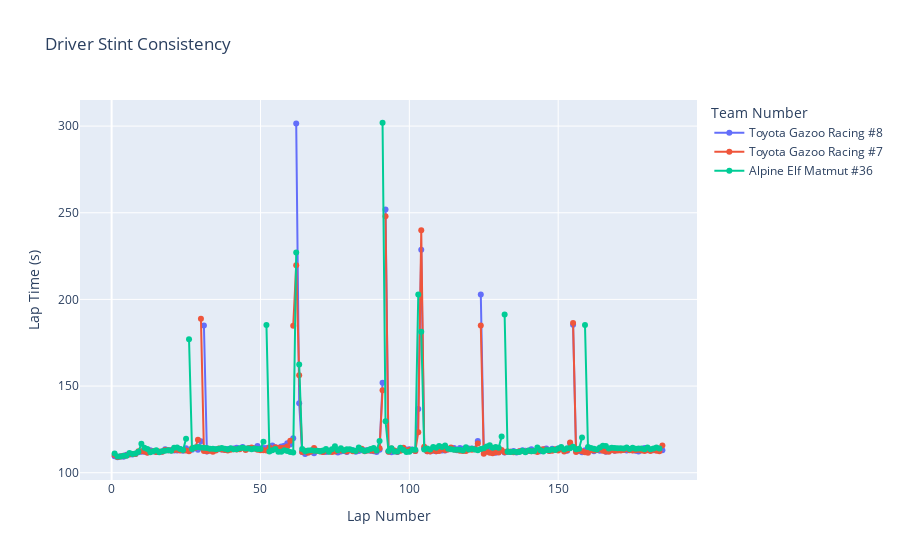

The notebook cell this image was saved under:
### Markdown cell above
## Driver Stint Consistency

### Code cell
fig = px.line(Bahrain_6,
    x="lap_number",
    y="lap_time_s",
    title="Driver Stint Consistency",
    color="team_no",          
    line_group="driver_stint", 
    markers=True,
    labels={                  
        "lap_number": "Lap Number",
        "lap_time_s": "Lap Time (s)",
        "driver_stint": "Driver Stint",
        "team_no": "Team Number"
    }
)

fig.update_layout(
    xaxis_title="Lap Number",
    yaxis_title="Lap Time (s)",
    legend_title="Team Number"
)

fig.show()

### Figure 1 — Plotly figure (JSON) as saved in the notebook; plotly's stock layout.template omitted (floating-point values rounded to 4 significant figures)
{"data": [{"hovertemplate": "Team Number=Toyota Gazoo Racing #8<br>Driver Stint=Sébastien BUEMI Stint #1<br>Lap Number=%{x}<br>Lap Time (s)=%{y}<extra></extra>", "legendgroup": "Toyota Gazoo Racing #8", "line": {"color": "#636efa", "dash": "solid"}, "marker": {"symbol": "circle"}, "mode": "lines+markers", "name": "Toyota Gazoo Racing #8", "orientation": "v", "showlegend": true, "type": "scatter", "x": [1, 2, 3, 4, 5, 6, 7, 8, 9, 10, 11, 12, 13, 14, 15, 16, 17, 18, 19, 20, 21, 22, 23, 24, 25, 26, 27, 28, 29, 30], "xaxis": "x", "y": [109.5, 108.9, 109.5, 109.3, 110.3, 110.5, 110.6, 110.9, 111.8, 112.1, 112.1, 111.8, 113.0, 112.4, 111.9, 111.9, 112.2, 113.5, 112.9, 113.1, 112.8, 112.8, 113.7, 112.6, 114.2, 113.0, 113.2, 114.4, 113.2, 118.2], "yaxis": "y"}, {"hovertemplate": "Team Number=Toyota Gazoo Racing #8<br>Driver Stint=Brendon HARTLEY Stint #1<br>Lap Number=%{x}<br>Lap Time (s)=%{y}<extra></extra>", "legendgroup": "Toyota Gazoo Racing #8", "line": {"color": "#636efa", "dash": "solid"}, "marker": {"symbol": "circle"}, "mode": "lines+markers", "name": "Toyota Gazoo Racing #8", "orientation": "v", "showlegend": false, "type": "scatter", "x": [31, 32, 33, 34, 35, 36, 37, 38, 39, 40, 41, 42, 43, 44, 45, 46, 47, 48, 49, 50, 51, 52, 53, 54, 55, 56, 57, 58, 59, 60, 61], "xaxis": "x", "y": [185.0, 112.2, 113.0, 112.8, 113.5, 113.6, 113.4, 113.2, 113.8, 113.8, 114.0, 114.5, 113.8, 114.8, 113.7, 114.1, 114.3, 114.0, 115.5, 113.9, 114.3, 114.2, 114.7, 115.7, 114.7, 114.2, 115.1, 115.6, 117.0, 116.3, 119.9], "yaxis": "y"}, {"hovertemplate": "Team Number=Toyota Gazoo Racing #8<br>Driver Stint=Kazuki NAKAJIMA Stint #1<br>Lap Number=%{x}<br>Lap Time (s)=%{y}<extra></extra>", "legendgroup": "Toyota Gazoo Racing #8", "line": {"color": "#636efa", "dash": "solid"}, "marker": {"symbol": "circle"}, "mode": "lines+markers", "name": "Toyota Gazoo Racing #8", "orientation": "v", "showlegend": false, "type": "scatter", "x": [62, 63, 64, 65, 66, 67, 68, 69, 70, 71, 72, 73, 74, 75, 76, 77, 78, 79, 80, 81, 82, 83, 84, 85, 86, 87, 88, 89, 90, 91], "xaxis": "x", "y": [301.5, 140.1, 111.9, 110.9, 112.2, 112.1, 111.3, 112.7, 112.5, 112, 112.0, 112.7, 112.3, 112.5, 111.7, 112.2, 112.5, 112.0, 113.1, 112.9, 112.1, 112.5, 113.0, 112.9, 113.0, 112.6, 112.4, 112.0, 113.2, 151.9], "yaxis": "y"}, {"hovertemplate": "Team Number=Toyota Gazoo Racing #8<br>Driver Stint=Sébastien BUEMI Stint #2<br>Lap Number=%{x}<br>Lap Time (s)=%{y}<extra></extra>", "legendgroup": "Toyota Gazoo Racing #8", "line": {"color": "#636efa", "dash": "solid"}, "marker": {"symbol": "circle"}, "mode": "lines+markers", "name": "Toyota Gazoo Racing #8", "orientation": "v", "showlegend": false, "type": "scatter", "x": [92, 93, 94, 95, 96, 97, 98, 99, 100, 101, 102, 103, 104, 105, 106, 107, 108, 109, 110, 111, 112, 113, 114, 115, 116, 117, 118, 119, 120, 121, 122, 123], "xaxis": "x", "y": [251.9, 112.2, 111.9, 112.3, 112.0, 114.1, 113.5, 113.5, 113.5, 113.4, 112.5, 136.7, 228.7, 114.0, 112.4, 112.4, 112.7, 112.4, 113.1, 112.8, 112.8, 113.5, 113.8, 114.3, 113.0, 114.3, 113.8, 113.6, 114.0, 114.0, 113.9, 118.3], "yaxis": "y"}, {"hovertemplate": "Team Number=Toyota Gazoo Racing #8<br>Driver Stint=Brendon HARTLEY Stint #2<br>Lap Number=%{x}<br>Lap Time (s)=%{y}<extra></extra>", "legendgroup": "Toyota Gazoo Racing #8", "line": {"color": "#636efa", "dash": "solid"}, "marker": {"symbol": "circle"}, "mode": "lines+markers", "name": "Toyota Gazoo Racing #8", "orientation": "v", "showlegend": false, "type": "scatter", "x": [124, 125, 126, 127, 128, 129, 130, 131, 132, 133, 134, 135, 136, 137, 138, 139, 140, 141, 142, 143, 144, 145, 146, 147, 148, 149, 150, 151, 152, 153, 154], "xaxis": "x", "y": [202.8, 112.5, 113.3, 113.3, 112.9, 111.6, 112.5, 112.6, 111.7, 111.9, 112.2, 112.6, 111.7, 112.3, 112.9, 112.7, 112.5, 113.5, 112.6, 112.4, 112.4, 113.4, 114.0, 112.7, 113.8, 113.3, 113.9, 113.8, 113.0, 112.7, 116.9], "yaxis": "y"}, {"hovertemplate": "Team Number=Toyota Gazoo Racing #8<br>Driver Stint=Kazuki NAKAJIMA Stint #2<br>Lap Number=%{x}<br>Lap Time (s)=%{y}<extra></extra>", "legendgroup": "Toyota Gazoo Racing #8", "line": {"color": "#636efa", "dash": "solid"}, "marker": {"symbol": "circle"}, "mode": "lines+markers", "name": "Toyota Gazoo Racing #8", "orientation": "v", "showlegend": false, "type": "scatter", "x": [155, 156, 157, 158, 159, 160, 161, 162, 163, 164, 165, 166, 167, 168, 169, 170, 171, 172, 173, 174, 175, 176, 177, 178, 179, 180, 181, 182, 183, 184, 185], "xaxis": "x", "y": [185.4, 112.7, 112.6, 111.9, 113.0, 113.1, 113.3, 112.3, 113.2, 112.7, 113.0, 112.2, 113.5, 114.3, 112.7, 113.7, 113.4, 113.5, 112.8, 113.4, 112.9, 112.7, 112.3, 113.0, 114.2, 113.0, 113.0, 112.9, 113.8, 113.9, 113.0], "yaxis": "y"}, {"hovertemplate": "Team Number=Toyota Gazoo Racing #7<br>Driver Stint=Mike CONWAY Stint #1<br>Lap Number=%{x}<br>Lap Time (s)=%{y}<extra></extra>", "legendgroup": "Toyota Gazoo Racing #7", "line": {"color": "#EF553B", "dash": "solid"}, "marker": {"symbol": "circle"}, "mode": "lines+markers", "name": "Toyota Gazoo Racing #7", "orientation": "v", "showlegend": true, "type": "scatter", "x": [1, 2, 3, 4, 5, 6, 7, 8, 9, 10, 11, 12, 13, 14, 15, 16, 17, 18, 19, 20, 21, 22, 23, 24, 25, 26, 27, 28, 29], "xaxis": "x", "y": [110.2, 109.1, 109.4, 109.7, 110.0, 110.6, 110.7, 110.7, 112.4, 112.3, 112.2, 111.5, 112.2, 112.5, 112.0, 112.2, 112.1, 113.1, 113.0, 112.8, 113.1, 113.2, 112.8, 112.9, 112.8, 112.4, 114.1, 114.3, 119.0], "yaxis": "y"}, {"hovertemplate": "Team Number=Toyota Gazoo Racing #7<br>Driver Stint=Mike CONWAY Stint #2<br>Lap Number=%{x}<br>Lap Time (s)=%{y}<extra></extra>", "legendgroup": "Toyota Gazoo Racing #7", "line": {"color": "#EF553B", "dash": "solid"}, "marker": {"symbol": "circle"}, "mode": "lines+markers", "name": "Toyota Gazoo Racing #7", "orientation": "v", "showlegend": false, "type": "scatter", "x": [30, 31, 32, 33, 34, 35, 36, 37, 38, 39, 40, 41, 42, 43, 44, 45, 46, 47, 48, 49, 50, 51, 52, 53, 54, 55, 56, 57, 58, 59, 60], "xaxis": "x", "y": [188.8, 112.6, 112.5, 112.7, 112.0, 112.8, 114.0, 113.4, 113.0, 112.8, 113.3, 113.5, 113.3, 113.5, 114.3, 113.2, 114.2, 114.6, 114.0, 113.3, 113.0, 113.0, 112.8, 114.5, 113.6, 114.7, 114.4, 114.3, 114.4, 115.1, 118.4], "yaxis": "y"}, {"hovertemplate": "Team Number=Toyota Gazoo Racing #7<br>Driver Stint=Jose Maria LOPEZ Stint #1<br>Lap Number=%{x}<br>Lap Time (s)=%{y}<extra></extra>", "legendgroup": "Toyota Gazoo Racing #7", "line": {"color": "#EF553B", "dash": "solid"}, "marker": {"symbol": "circle"}, "mode": "lines+markers", "name": "Toyota Gazoo Racing #7", "orientation": "v", "showlegend": false, "type": "scatter", "x": [61, 62, 63, 64, 65, 66, 67, 68, 69, 70, 71, 72, 73, 74, 75, 76, 77, 78, 79, 80, 81, 82, 83, 84, 85, 86, 87, 88, 89, 90, 91], "xaxis": "x", "y": [184.9, 219.8, 156.2, 112.0, 112.6, 111.6, 112.2, 114.3, 112.6, 112.3, 111.9, 112.8, 112.3, 112.0, 112.3, 112.9, 112.9, 113.0, 112.2, 113.1, 112.3, 112.5, 113.4, 113.8, 112.5, 112.8, 112.8, 112.7, 112.9, 114.2, 147.6], "yaxis": "y"}, {"hovertemplate": "Team Number=Toyota Gazoo Racing #7<br>Driver Stint=Jose Maria LOPEZ Stint #2<br>Lap Number=%{x}<br>Lap Time (s)=%{y}<extra></extra>", "legendgroup": "Toyota Gazoo Racing #7", "line": {"color": "#EF553B", "dash": "solid"}, "marker": {"symbol": "circle"}, "mode": "lines+markers", "name": "Toyota Gazoo Racing #7", "orientation": "v", "showlegend": false, "type": "scatter", "x": [92, 93, 94, 95, 96, 97, 98, 99, 100, 101, 102, 103, 104, 105, 106, 107, 108, 109, 110, 111, 112, 113, 114, 115, 116, 117, 118, 119, 120, 121, 122, 123], "xaxis": "x", "y": [248.0, 112.0, 113.9, 112.9, 112.2, 112.7, 114.3, 112.7, 113.2, 113.2, 112.6, 123.4, 239.9, 114.9, 112.4, 112.3, 113.0, 112.4, 112.5, 113.6, 112.9, 113.4, 114.6, 113.4, 113.1, 112.6, 112.6, 112.5, 113.4, 113.2, 113.6, 116.9], "yaxis": "y"}, {"hovertemplate": "Team Number=Toyota Gazoo Racing #7<br>Driver Stint=Kamui KOBAYASHI Stint #1<br>Lap Number=%{x}<br>Lap Time (s)=%{y}<extra></extra>", "legendgroup": "Toyota Gazoo Racing #7", "line": {"color": "#EF553B", "dash": "solid"}, "marker": {"symbol": "circle"}, "mode": "lines+markers", "name": "Toyota Gazoo Racing #7", "orientation": "v", "showlegend": false, "type": "scatter", "x": [124, 125, 126, 127, 128, 129, 130, 131, 132, 133, 134, 135, 136, 137, 138, 139, 140, 141, 142, 143, 144, 145, 146, 147, 148, 149, 150, 151, 152, 153, 154], "xaxis": "x", "y": [185, 111.0, 112.1, 111.5, 111.2, 111.8, 111.7, 113.1, 111.8, 112.3, 112.0, 111.9, 112.0, 112.5, 112.6, 112.1, 112.7, 112.4, 112.3, 112.0, 113.4, 113.5, 113.3, 112.5, 112.6, 113.6, 112.8, 113.8, 112.3, 113.0, 117.5], "yaxis": "y"}, {"hovertemplate": "Team Number=Toyota Gazoo Racing #7<br>Driver Stint=Kamui KOBAYASHI Stint #2<br>Lap Number=%{x}<br>Lap Time (s)=%{y}<extra></extra>", "legendgroup": "Toyota Gazoo Racing #7", "line": {"color": "#EF553B", "dash": "solid"}, "marker": {"symbol": "circle"}, "mode": "lines+markers", "name": "Toyota Gazoo Racing #7", "orientation": "v", "showlegend": false, "type": "scatter", "x": [155, 156, 157, 158, 159, 160, 161, 162, 163, 164, 165, 166, 167, 168, 169, 170, 171, 172, 173, 174, 175, 176, 177, 178, 179, 180, 181, 182, 183, 184, 185], "xaxis": "x", "y": [186.4, 111.9, 112.9, 112.4, 111.7, 111.5, 113.0, 112.8, 113.0, 113.7, 112.7, 112.3, 112.0, 113.1, 112.7, 112.8, 112.8, 113.1, 113.9, 113.0, 112.8, 112.9, 113.2, 112.8, 112.6, 113.2, 112.6, 113.2, 112.7, 112.4, 115.7], "yaxis": "y"}, {"hovertemplate": "Team Number=Alpine Elf Matmut #36<br>Driver Stint=Matthieu VAXIVIERE Stint #1<br>Lap Number=%{x}<br>Lap Time (s)=%{y}<extra></extra>", "legendgroup": "Alpine Elf Matmut #36", "line": {"color": "#00cc96", "dash": "solid"}, "marker": {"symbol": "circle"}, "mode": "lines+markers", "name": "Alpine Elf Matmut #36", "orientation": "v", "showlegend": true, "type": "scatter", "x": [1, 2, 3, 4, 5, 6, 7, 8, 9, 10, 11, 12, 13, 14, 15, 16, 17, 18, 19, 20, 21, 22, 23, 24, 25], "xaxis": "x", "y": [111.0, 109.3, 109.3, 109.7, 109.8, 111.4, 110.8, 111.1, 112.1, 116.7, 114.4, 113.7, 111.8, 112.3, 113.0, 111.8, 112.4, 112.6, 113.0, 112.7, 114.5, 114.5, 113.7, 113.0, 119.6], "yaxis": "y"}, {"hovertemplate": "Team Number=Alpine Elf Matmut #36<br>Driver Stint=Nicolas LAPIERRE Stint #1<br>Lap Number=%{x}<br>Lap Time (s)=%{y}<extra></extra>", "legendgroup": "Alpine Elf Matmut #36", "line": {"color": "#00cc96", "dash": "solid"}, "marker": {"symbol": "circle"}, "mode": "lines+markers", "name": "Alpine Elf Matmut #36", "orientation": "v", "showlegend": false, "type": "scatter", "x": [26, 27, 28, 29, 30, 31, 32, 33, 34, 35, 36, 37, 38, 39, 40, 41, 42, 43, 44, 45, 46, 47, 48, 49, 50, 51], "xaxis": "x", "y": [177.0, 113.6, 114.6, 114.8, 114.5, 114.4, 114.3, 113.8, 113.9, 113.6, 113.8, 114.3, 113.8, 113.4, 114.1, 113.6, 113.5, 114.1, 114.4, 114.0, 113.9, 113.5, 114.0, 113.7, 113.7, 117.9], "yaxis": "y"}, {"hovertemplate": "Team Number=Alpine Elf Matmut #36<br>Driver Stint=André NEGRÃO Stint #1<br>Lap Number=%{x}<br>Lap Time (s)=%{y}<extra></extra>", "legendgroup": "Alpine Elf Matmut #36", "line": {"color": "#00cc96", "dash": "solid"}, "marker": {"symbol": "circle"}, "mode": "lines+markers", "name": "Alpine Elf Matmut #36", "orientation": "v", "showlegend": false, "type": "scatter", "x": [52, 53, 54, 55, 56, 57, 58, 59, 60, 61, 62], "xaxis": "x", "y": [185.2, 112.3, 112.9, 113.6, 112.2, 112.1, 112.9, 112.6, 111.9, 111.7, 227.0], "yaxis": "y"}, {"hovertemplate": "Team Number=Alpine Elf Matmut #36<br>Driver Stint=André NEGRÃO Stint #2<br>Lap Number=%{x}<br>Lap Time (s)=%{y}<extra></extra>", "legendgroup": "Alpine Elf Matmut #36", "line": {"color": "#00cc96", "dash": "solid"}, "marker": {"symbol": "circle"}, "mode": "lines+markers", "name": "Alpine Elf Matmut #36", "orientation": "v", "showlegend": false, "type": "scatter", "x": [63, 64, 65, 66, 67, 68, 69, 70, 71, 72, 73, 74, 75, 76, 77, 78, 79, 80, 81, 82, 83, 84, 85, 86, 87, 88, 89, 90], "xaxis": "x", "y": [162.4, 113.7, 112.4, 112.9, 112.9, 112.6, 112.7, 112.4, 112.9, 113.7, 112.2, 113.6, 115.3, 112.9, 114.2, 112.8, 113.6, 113.6, 112.9, 112.6, 114.6, 113.3, 112.5, 112.9, 113.7, 114.3, 112.8, 118.3], "yaxis": "y"}, {"hovertemplate": "Team Number=Alpine Elf Matmut #36<br>Driver Stint=Matthieu VAXIVIERE Stint #2<br>Lap Number=%{x}<br>Lap Time (s)=%{y}<extra></extra>", "legendgroup": "Alpine Elf Matmut #36", "line": {"color": "#00cc96", "dash": "solid"}, "marker": {"symbol": "circle"}, "mode": "lines+markers", "name": "Alpine Elf Matmut #36", "orientation": "v", "showlegend": false, "type": "scatter", "x": [91, 92, 93, 94, 95, 96, 97, 98, 99, 100, 101, 102, 103], "xaxis": "x", "y": [301.9, 129.8, 112.5, 114.1, 112.3, 112.2, 114.3, 113.1, 111.9, 112.1, 113.3, 113.3, 202.9], "yaxis": "y"}, {"hovertemplate": "Team Number=Alpine Elf Matmut #36<br>Driver Stint=Matthieu VAXIVIERE Stint #3<br>Lap Number=%{x}<br>Lap Time (s)=%{y}<extra></extra>", "legendgroup": "Alpine Elf Matmut #36", "line": {"color": "#00cc96", "dash": "solid"}, "marker": {"symbol": "circle"}, "mode": "lines+markers", "name": "Alpine Elf Matmut #36", "orientation": "v", "showlegend": false, "type": "scatter", "x": [104, 105, 106, 107, 108, 109, 110, 111, 112, 113, 114, 115, 116, 117, 118, 119, 120, 121, 122, 123, 124, 125, 126, 127, 128, 129, 130, 131], "xaxis": "x", "y": [181.3, 113.4, 114.0, 113.5, 114.8, 114.4, 115.4, 114.8, 115.7, 113.8, 113.5, 113.3, 113.3, 113.3, 112.8, 114.7, 113.4, 113.9, 113.4, 112.9, 113.7, 114.2, 115.2, 115.9, 114.4, 114.8, 114.4, 120.9], "yaxis": "y"}, {"hovertemplate": "Team Number=Alpine Elf Matmut #36<br>Driver Stint=Nicolas LAPIERRE Stint #2<br>Lap Number=%{x}<br>Lap Time (s)=%{y}<extra></extra>", "legendgroup": "Alpine Elf Matmut #36", "line": {"color": "#00cc96", "dash": "solid"}, "marker": {"symbol": "circle"}, "mode": "lines+markers", "name": "Alpine Elf Matmut #36", "orientation": "v", "showlegend": false, "type": "scatter", "x": [132, 133, 134, 135, 136, 137, 138, 139, 140, 141, 142, 143, 144, 145, 146, 147, 148, 149, 150, 151, 152, 153, 154, 155, 156, 157, 158], "xaxis": "x", "y": [191.3, 112.1, 112.0, 112.1, 112.0, 112.0, 112.7, 111.8, 112.9, 112.3, 112.6, 114.6, 113.0, 112.2, 113.1, 113.0, 113.4, 113.1, 113.9, 114.9, 113.4, 114.1, 114.2, 115.0, 113.6, 113.9, 120.3], "yaxis": "y"}, {"hovertemplate": "Team Number=Alpine Elf Matmut #36<br>Driver Stint=Nicolas LAPIERRE Stint #3<br>Lap Number=%{x}<br>Lap Time (s)=%{y}<extra></extra>", "legendgroup": "Alpine Elf Matmut #36", "line": {"color": "#00cc96", "dash": "solid"}, "marker": {"symbol": "circle"}, "mode": "lines+markers", "name": "Alpine Elf Matmut #36", "orientation": "v", "showlegend": false, "type": "scatter", "x": [159, 160, 161, 162, 163, 164, 165, 166, 167, 168, 169, 170, 171, 172, 173, 174, 175, 176, 177, 178, 179, 180, 181, 182, 183, 184], "xaxis": "x", "y": [185.2, 114.8, 114.3, 113.9, 113.4, 114.5, 115.5, 115.5, 114.0, 114.4, 114.2, 114.1, 114.1, 114.0, 114.6, 113.7, 114.4, 113.9, 113.9, 114.0, 113.5, 114.6, 113.6, 113.9, 114.5, 114.0], "yaxis": "y"}], "layout": {"legend": {"title": {"text": "Team Number"}, "tracegroupgap": 0}, "title": {"text": "Driver Stint Consistency"}, "xaxis": {"anchor": "y", "domain": [0, 1], "title": {"text": "Lap Number"}}, "yaxis": {"anchor": "x", "domain": [0, 1], "title": {"text": "Lap Time (s)"}}}}
